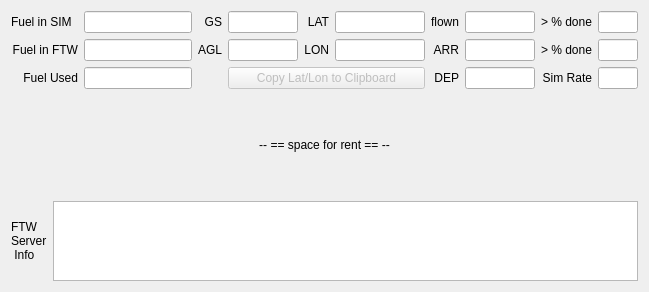
      <widget class="QWidget" name="dataTab">
       <property name="minimumSize">
        <size>
         <width>0</width>
         <height>0</height>
        </size>
       </property>
       <attribute name="title">
        <string>Flight Data</string>
       </attribute>
       <layout class="QVBoxLayout" name="verticalLayout">
        <item>
         <layout class="QGridLayout" name="gridLayout">
          <property name="sizeConstraint">
           <enum>QLayout::SetDefaultConstraint</enum>
          </property>
          <item row="2" column="3">
           <widget class="QLineEdit" name="altitude">
            <property name="minimumSize">
             <size>
              <width>70</width>
              <height>0</height>
             </size>
            </property>
            <property name="maximumSize">
             <size>
              <width>70</width>
              <height>16777215</height>
             </size>
            </property>
            <property name="readOnly">
             <bool>true</bool>
            </property>
           </widget>
          </item>
          <item row="2" column="2">
           <widget class="QLabel" name="label_3">
            <property name="text">
             <string>AGL</string>
            </property>
            <property name="alignment">
             <set>Qt::AlignRight|Qt::AlignTrailing|Qt::AlignVCenter</set>
            </property>
           </widget>
          </item>
          <item row="2" column="4">
           <widget class="QLabel" name="label_7">
            <property name="sizePolicy">
             <sizepolicy hsizetype="Preferred" vsizetype="Fixed">
              <horstretch>0</horstretch>
              <verstretch>0</verstretch>
             </sizepolicy>
            </property>
            <property name="text">
             <string>LON</string>
            </property>
            <property name="alignment">
             <set>Qt::AlignRight|Qt::AlignTrailing|Qt::AlignVCenter</set>
            </property>
           </widget>
          </item>
          <item row="0" column="4">
           <widget class="QLabel" name="label_6">
            <property name="sizePolicy">
             <sizepolicy hsizetype="Preferred" vsizetype="Fixed">
              <horstretch>0</horstretch>
              <verstretch>0</verstretch>
             </sizepolicy>
            </property>
            <property name="text">
             <string>LAT</string>
            </property>
            <property name="alignment">
             <set>Qt::AlignRight|Qt::AlignTrailing|Qt::AlignVCenter</set>
            </property>
           </widget>
          </item>
          <item row="0" column="3">
           <widget class="QLineEdit" name="gs">
            <property name="minimumSize">
             <size>
              <width>70</width>
              <height>0</height>
             </size>
            </property>
            <property name="maximumSize">
             <size>
              <width>70</width>
              <height>16777215</height>
             </size>
            </property>
            <property name="readOnly">
             <bool>true</bool>
            </property>
           </widget>
          </item>
          <item row="2" column="5">
           <widget class="QLineEdit" name="lon">
            <property name="minimumSize">
             <size>
              <width>90</width>
              <height>0</height>
             </size>
            </property>
            <property name="maximumSize">
             <size>
              <width>90</width>
              <height>16777215</height>
             </size>
            </property>
            <property name="readOnly">
             <bool>true</bool>
            </property>
           </widget>
          </item>
          <item row="0" column="5">
           <widget class="QLineEdit" name="lat">
            <property name="minimumSize">
             <size>
              <width>90</width>
              <height>0</height>
             </size>
            </property>
            <property name="maximumSize">
             <size>
              <width>90</width>
              <height>16777215</height>
             </size>
            </property>
            <property name="readOnly">
             <bool>true</bool>
            </property>
           </widget>
          </item>
          <item row="0" column="2">
           <widget class="QLabel" name="label_5">
            <property name="sizePolicy">
             <sizepolicy hsizetype="Preferred" vsizetype="Fixed">
              <horstretch>0</horstretch>
              <verstretch>0</verstretch>
             </sizepolicy>
            </property>
            <property name="text">
             <string>GS</string>
            </property>
            <property name="alignment">
             <set>Qt::AlignRight|Qt::AlignTrailing|Qt::AlignVCenter</set>
            </property>
           </widget>
          </item>
          <item row="0" column="6">
           <widget class="QLabel" name="label_9">
            <property name="sizePolicy">
             <sizepolicy hsizetype="Preferred" vsizetype="Fixed">
              <horstretch>0</horstretch>
              <verstretch>0</verstretch>
             </sizepolicy>
            </property>
            <property name="text">
             <string>flown</string>
            </property>
            <property name="alignment">
             <set>Qt::AlignRight|Qt::AlignTrailing|Qt::AlignVCenter</set>
            </property>
           </widget>
          </item>
          <item row="0" column="7">
           <widget class="QLineEdit" name="distFlown">
            <property name="minimumSize">
             <size>
              <width>70</width>
              <height>0</height>
             </size>
            </property>
            <property name="maximumSize">
             <size>
              <width>70</width>
              <height>16777215</height>
             </size>
            </property>
            <property name="readOnly">
             <bool>true</bool>
            </property>
           </widget>
          </item>
          <item row="0" column="8">
           <widget class="QLabel" name="label_18">
            <property name="text">
             <string>&gt; % done</string>
            </property>
            <property name="alignment">
             <set>Qt::AlignRight|Qt::AlignTrailing|Qt::AlignVCenter</set>
            </property>
           </widget>
          </item>
          <item row="0" column="9">
           <widget class="QLineEdit" name="percDoneReal">
            <property name="minimumSize">
             <size>
              <width>40</width>
              <height>0</height>
             </size>
            </property>
            <property name="maximumSize">
             <size>
              <width>40</width>
              <height>16777215</height>
             </size>
            </property>
            <property name="readOnly">
             <bool>true</bool>
            </property>
           </widget>
          </item>
          <item row="2" column="6">
           <widget class="QLabel" name="label_53">
            <property name="text">
             <string>ARR</string>
            </property>
            <property name="alignment">
             <set>Qt::AlignRight|Qt::AlignTrailing|Qt::AlignVCenter</set>
            </property>
           </widget>
          </item>
          <item row="2" column="7">
           <widget class="QLineEdit" name="distARR">
            <property name="minimumSize">
             <size>
              <width>70</width>
              <height>0</height>
             </size>
            </property>
            <property name="maximumSize">
             <size>
              <width>70</width>
              <height>16777215</height>
             </size>
            </property>
            <property name="readOnly">
             <bool>true</bool>
            </property>
           </widget>
          </item>
          <item row="2" column="8">
           <widget class="QLabel" name="label_56">
            <property name="text">
             <string>&gt; % done</string>
            </property>
            <property name="alignment">
             <set>Qt::AlignRight|Qt::AlignTrailing|Qt::AlignVCenter</set>
            </property>
           </widget>
          </item>
          <item row="2" column="9">
           <widget class="QLineEdit" name="percDoneTarget">
            <property name="minimumSize">
             <size>
              <width>40</width>
              <height>0</height>
             </size>
            </property>
            <property name="maximumSize">
             <size>
              <width>40</width>
              <height>16777215</height>
             </size>
            </property>
            <property name="readOnly">
             <bool>true</bool>
            </property>
           </widget>
          </item>
          <item row="3" column="8">
           <widget class="QLabel" name="label_10">
            <property name="text">
             <string>Sim Rate</string>
            </property>
            <property name="alignment">
             <set>Qt::AlignRight|Qt::AlignTrailing|Qt::AlignVCenter</set>
            </property>
           </widget>
          </item>
          <item row="3" column="9">
           <widget class="QLineEdit" name="simRate">
            <property name="minimumSize">
             <size>
              <width>40</width>
              <height>0</height>
             </size>
            </property>
            <property name="maximumSize">
             <size>
              <width>40</width>
              <height>16777215</height>
             </size>
            </property>
            <property name="readOnly">
             <bool>true</bool>
            </property>
           </widget>
          </item>
          <item row="3" column="7">
           <widget class="QLineEdit" name="distDEP">
            <property name="minimumSize">
             <size>
              <width>70</width>
              <height>0</height>
             </size>
            </property>
            <property name="maximumSize">
             <size>
              <width>70</width>
              <height>16777215</height>
             </size>
            </property>
            <property name="readOnly">
             <bool>true</bool>
            </property>
           </widget>
          </item>
          <item row="3" column="6">
           <widget class="QLabel" name="label_14">
            <property name="text">
             <string>DEP</string>
            </property>
            <property name="alignment">
             <set>Qt::AlignRight|Qt::AlignTrailing|Qt::AlignVCenter</set>
            </property>
           </widget>
          </item>
          <item row="3" column="0">
           <widget class="QLabel" name="label_8">
            <property name="sizePolicy">
             <sizepolicy hsizetype="Preferred" vsizetype="Fixed">
              <horstretch>0</horstretch>
              <verstretch>0</verstretch>
             </sizepolicy>
            </property>
            <property name="text">
             <string>Fuel Used</string>
            </property>
            <property name="alignment">
             <set>Qt::AlignRight|Qt::AlignTrailing|Qt::AlignVCenter</set>
            </property>
           </widget>
          </item>
          <item row="3" column="1">
           <widget class="QLineEdit" name="fused">
            <property name="readOnly">
             <bool>true</bool>
            </property>
           </widget>
          </item>
          <item row="2" column="1">
           <widget class="QLineEdit" name="fobFTW">
            <property name="minimumSize">
             <size>
              <width>100</width>
              <height>0</height>
             </size>
            </property>
            <property name="readOnly">
             <bool>true</bool>
            </property>
           </widget>
          </item>
          <item row="2" column="0">
           <widget class="QLabel" name="label_4">
            <property name="text">
             <string>Fuel in FTW</string>
            </property>
            <property name="alignment">
             <set>Qt::AlignRight|Qt::AlignTrailing|Qt::AlignVCenter</set>
            </property>
           </widget>
          </item>
          <item row="0" column="0">
           <widget class="QLabel" name="label">
            <property name="text">
             <string>Fuel in SIM</string>
            </property>
           </widget>
          </item>
          <item row="0" column="1">
           <widget class="QLineEdit" name="fobSIM">
            <property name="minimumSize">
             <size>
              <width>100</width>
              <height>0</height>
             </size>
            </property>
            <property name="readOnly">
             <bool>true</bool>
            </property>
           </widget>
          </item>
          <item row="3" column="3" colspan="3">
           <widget class="QPushButton" name="btnCopyLatLonToClip">
            <property name="enabled">
             <bool>false</bool>
            </property>
            <property name="text">
             <string>Copy Lat/Lon to Clipboard</string>
            </property>
           </widget>
          </item>
         </layout>
        </item>
        <item>
         <widget class="QLabel" name="ImageAd">
          <property name="minimumSize">
           <size>
            <width>0</width>
            <height>100</height>
           </size>
          </property>
          <property name="maximumSize">
           <size>
            <width>16777215</width>
            <height>100</height>
           </size>
          </property>
          <property name="text">
           <string>-- == space for rent == --</string>
          </property>
          <property name="alignment">
           <set>Qt::AlignCenter</set>
          </property>
         </widget>
        </item>
        <item>
         <layout class="QHBoxLayout" name="horizontalLayout">
          <item>
           <widget class="QLabel" name="label_63">
            <property name="text">
             <string>FTW
Server
 Info</string>
            </property>
           </widget>
          </item>
          <item>
           <widget class="QTextEdit" name="textHtmlInfo">
            <property name="sizePolicy">
             <sizepolicy hsizetype="Expanding" vsizetype="Expanding">
              <horstretch>0</horstretch>
              <verstretch>0</verstretch>
             </sizepolicy>
            </property>
            <property name="minimumSize">
             <size>
              <width>0</width>
              <height>80</height>
             </size>
            </property>
            <property name="maximumSize">
             <size>
              <width>16777215</width>
              <height>80</height>
             </size>
            </property>
            <property name="readOnly">
             <bool>true</bool>
            </property>
           </widget>
          </item>
         </layout>
        </item>
       </layout>
      </widget>
